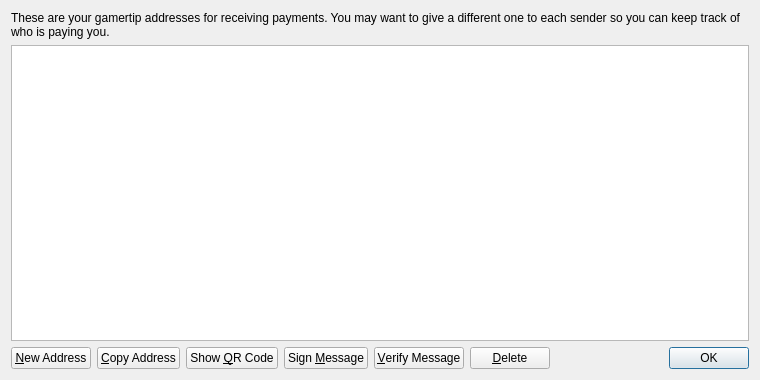
<?xml version="1.0" encoding="UTF-8"?>
<ui version="4.0">
 <class>AddressBookPage</class>
 <widget class="QWidget" name="AddressBookPage">
  <property name="geometry">
   <rect>
    <x>0</x>
    <y>0</y>
    <width>760</width>
    <height>380</height>
   </rect>
  </property>
  <property name="windowTitle">
   <string>Address Book</string>
  </property>
  <layout class="QVBoxLayout" name="verticalLayout">
   <item>
    <widget class="QLabel" name="labelExplanation">
     <property name="text">
      <string>These are your gamertip addresses for receiving payments. You may want to give a different one to each sender so you can keep track of who is paying you.</string>
     </property>
     <property name="textFormat">
      <enum>Qt::PlainText</enum>
     </property>
     <property name="wordWrap">
      <bool>true</bool>
     </property>
    </widget>
   </item>
   <item>
    <widget class="QTableView" name="tableView">
     <property name="contextMenuPolicy">
      <enum>Qt::CustomContextMenu</enum>
     </property>
     <property name="toolTip">
      <string>Double-click to edit address or label</string>
     </property>
     <property name="tabKeyNavigation">
      <bool>false</bool>
     </property>
     <property name="alternatingRowColors">
      <bool>true</bool>
     </property>
     <property name="selectionMode">
      <enum>QAbstractItemView::SingleSelection</enum>
     </property>
     <property name="selectionBehavior">
      <enum>QAbstractItemView::SelectRows</enum>
     </property>
     <property name="sortingEnabled">
      <bool>true</bool>
     </property>
     <attribute name="verticalHeaderVisible">
      <bool>false</bool>
     </attribute>
    </widget>
   </item>
   <item>
    <layout class="QHBoxLayout" name="horizontalLayout">
     <item>
      <widget class="QPushButton" name="newAddressButton">
       <property name="toolTip">
        <string>Create a new address</string>
       </property>
       <property name="text">
        <string>&amp;New Address</string>
       </property>
       <property name="icon">
        <iconset resource="../gamertip.qrc">
         <normaloff>:/icons/add</normaloff>:/icons/add</iconset>
       </property>
      </widget>
     </item>
     <item>
      <widget class="QPushButton" name="copyToClipboard">
       <property name="toolTip">
        <string>Copy the currently selected address to the system clipboard</string>
       </property>
       <property name="text">
        <string>&amp;Copy Address</string>
       </property>
       <property name="icon">
        <iconset resource="../gamertip.qrc">
         <normaloff>:/icons/editcopy</normaloff>:/icons/editcopy</iconset>
       </property>
      </widget>
     </item>
     <item>
      <widget class="QPushButton" name="showQRCode">
       <property name="text">
        <string>Show &amp;QR Code</string>
       </property>
       <property name="icon">
        <iconset resource="../gamertip.qrc">
         <normaloff>:/icons/qrcode</normaloff>:/icons/qrcode</iconset>
       </property>
      </widget>
     </item>
     <item>
      <widget class="QPushButton" name="signMessage">
       <property name="toolTip">
        <string>Sign a message to prove you own a gamertip address</string>
       </property>
       <property name="text">
        <string>Sign &amp;Message</string>
       </property>
       <property name="icon">
        <iconset resource="../gamertip.qrc">
         <normaloff>:/icons/edit</normaloff>:/icons/edit</iconset>
       </property>
      </widget>
     </item>
     <item>
      <widget class="QPushButton" name="verifyMessage">
       <property name="toolTip">
        <string>Verify a message to ensure it was signed with a specified gamertip address</string>
       </property>
       <property name="text">
        <string>&amp;Verify Message</string>
       </property>
       <property name="icon">
        <iconset resource="../gamertip.qrc">
         <normaloff>:/icons/transaction_0</normaloff>:/icons/transaction_0</iconset>
       </property>
      </widget>
     </item>
     <item>
      <widget class="QPushButton" name="deleteButton">
       <property name="toolTip">
        <string>Delete the currently selected address from the list</string>
       </property>
       <property name="text">
        <string>&amp;Delete</string>
       </property>
       <property name="icon">
        <iconset resource="../gamertip.qrc">
         <normaloff>:/icons/remove</normaloff>:/icons/remove</iconset>
       </property>
      </widget>
     </item>
     <item>
      <spacer name="horizontalSpacer">
       <property name="orientation">
        <enum>Qt::Horizontal</enum>
       </property>
       <property name="sizeHint" stdset="0">
        <size>
         <width>40</width>
         <height>20</height>
        </size>
       </property>
      </spacer>
     </item>
     <item>
      <widget class="QDialogButtonBox" name="buttonBox">
       <property name="sizePolicy">
        <sizepolicy hsizetype="Maximum" vsizetype="Fixed">
         <horstretch>0</horstretch>
         <verstretch>0</verstretch>
        </sizepolicy>
       </property>
       <property name="standardButtons">
        <set>QDialogButtonBox::Ok</set>
       </property>
      </widget>
     </item>
    </layout>
   </item>
  </layout>
 </widget>
 <resources>
  <include location="../gamertip.qrc"/>
 </resources>
 <connections/>
</ui>
